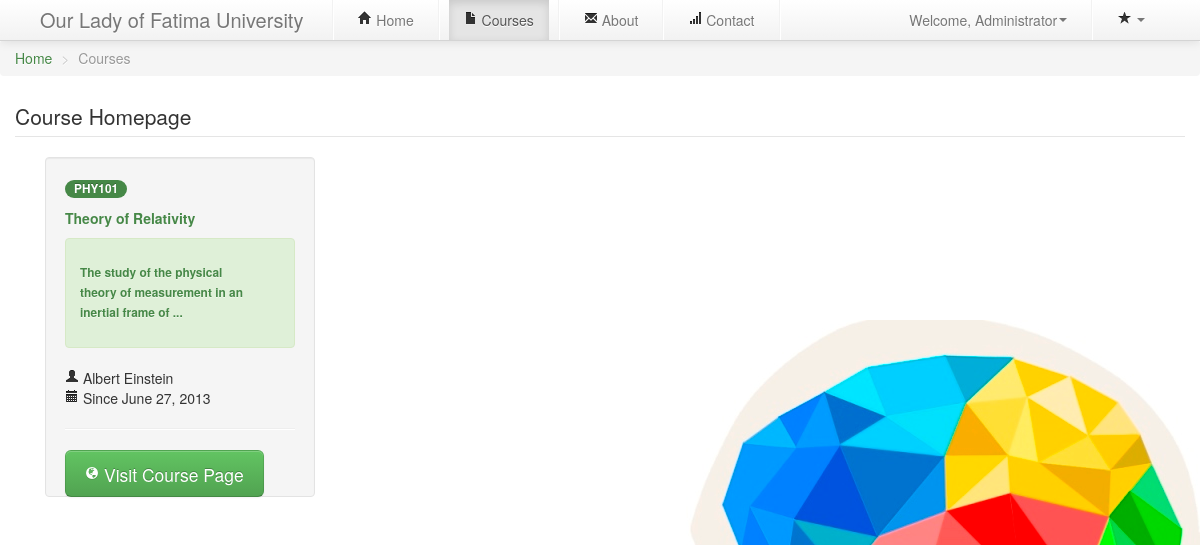
/courses.php (signed in), run on the app's committed database.
### tables this page shows
CREATE TABLE `uoc_courses` (
  `id` int(11) NOT NULL AUTO_INCREMENT,
  `ctitle` text NOT NULL,
  `ccode` varchar(8) NOT NULL,
  `cvis` int(11) NOT NULL,
  `cdate` timestamp NOT NULL DEFAULT CURRENT_TIMESTAMP,
  `passkey` varchar(8) NOT NULL,
  `ccreator` int(11) NOT NULL,
  `cdesc` text NOT NULL,
  PRIMARY KEY (`id`)
);

CREATE TABLE `uoc_members` (
  `id` int(11) NOT NULL AUTO_INCREMENT,
  `fname` text NOT NULL,
  `lname` text NOT NULL,
  `eml` varchar(36) NOT NULL,
  `uname` varchar(36) NOT NULL,
  `pass` varchar(36) NOT NULL,
  `jdate` timestamp NOT NULL DEFAULT CURRENT_TIMESTAMP ON UPDATE CURRENT_TIMESTAMP,
  `utype` int(1) NOT NULL,
  `regid` varchar(13) NOT NULL,
  PRIMARY KEY (`id`)
);

### conf/config.php (called while the page is built, shortened)
<?php
$dbase = "uoc";
?>

### conf/database.php (called while the page is built, shortened)
<?php
	function connect($sql){
	include 'config.php';
	$db = mysql_connect($host,$user,$password) or die(mysql_error());
	$result = mysql_query($sql,$db);
	return $result;
	}
?>

### mod/course.php (called while the page is built, shortened)
<?php
if(file_exists('conf/database.php')){
	include_once 'conf/database.php';
}else{
include_once "../conf/database.php";
}
class course{
	function find_coursebyvisibility($vis){
		if($vis==0)		$qry = "SELECT * from `uoc_courses` where `cvis` = '0'";
		else if($vis==1)		$qry = "SELECT * from `uoc_courses` where `cvis` = '1' OR `cvis` = '0'";
		$rslt = connect($qry);
		return $rslt;
		}
	}
?>

### mod/user.php (called while the page is built, shortened)
<?php
if(file_exists('conf/database.php')){
	include_once 'conf/database.php';
}else{
include_once "../conf/database.php";
}
class user{
	function check_byId($id){
		$qry = "SELECT * from `uoc_members` where `id` = '$id'";
		$rslt = connect($qry);
		return $rslt;
		}
	}
?>

### cont/getCourseDash.php (the view, shortened to what this page needs)
<?php
	require_once "mod/course.php";
	require_once "mod/user.php";
		echo '
		<ul class="breadcrumb">
  <li><a href="index.php">Home</a> <span class="divider">></span></li>
  <li class="active">Courses</li>
</ul>
<div class="container" >
	<legend>Course Homepage</legend>';
		$course = new course();
		$represult = $course->find_coursebyvisibility(0);
		$getenrollNewCourseModal = 0;
		$getCoursemodal = 0;
	if(mysql_num_rows($represult)>0){
		WHILE($data = mysql_fetch_array($represult)):
			$member = new user();
			$represult2 = $member->check_byId($data['ccreator']);
			if(mysql_num_rows($represult2)>0){
				$data2 = mysql_fetch_array($represult2);
				}
				$date = date_create($data['cdate']);
				$odate = date_format( $date,"F d, Y");
				$cDesc = substr($data['cdesc'], 0, 72);
				if(strlen($data['cdesc'])>72) $cDesc = $cDesc."...";
	echo '
	<div class="span3">
	<div class="well" style="height:300px;">
		<span class="badge badge-success">'.$data['ccode'].'</span><br/><h5 class="text-success">  '.$data['ctitle'].'</h5>
		<div class="alert alert-success alert-block "><h6><strong>'.$cDesc.'</strong></h6></div>
		<h5></h5>
		<ul class="unstyled">
			<li><span title="Course Manager"><i class="icon-user"></i> '.ucfirst($data2['fname']).' '.ucfirst($data2['lname']).'</span></li>
			<li><span title="Course Creation Date"><i class="icon-calendar"></i> Since '.$odate.'</span></li>
		</ul>
		<hr>';
		if($type=="Guest"){
			echo '
		<p><a class="btn btn-large" href="#signupModal" role="button" data-toggle="modal"><i class="icon-ok"></i> Learn more</a></p>';
		}else{
				if($type=="Student"){
					$rep1 = $course->find_coursebystudent($_SESSION['uid']);
					if(mysql_num_rows($rep1)>0){
						$match=0;
						WHILE($drep=mysql_fetch_array($rep1)):
							if($drep['id']==$data['id'])	$match++;
						ENDWHILE;
						if($match>0){
							echo '<p><a class="btn btn-info btn-large" href="courses.php?c='.$data['id'].'&"><i style="margin-right:5px;" class="icon-play icon-white"></i>Continue</a></p>';
						}else{
							$getenrollNewCourseModal++;
							echo '<p><a class="btn btn-success btn-large" href="#enrollCourseModal" role="button" data-toggle="modal"><i style="margin-right:5px;" class="icon-thumbs-up icon-white"></i>Enroll Now	</a></p>';
						}
					}else{
						$getCoursemodal++;
						echo '<p><a class="btn btn-success btn-large" href="#enrollCourseModal" role="button" data-toggle="modal"><i style="margin-right:5px;" class="icon-ok icon-white"></i>Enroll Now	</a></p>';
					}
				}else{
					echo '<p><a class="btn btn-success btn-large" href="courses.php?c='.$data['id'].'&"><i  style="margin-right:5px;" class="icon-globe icon-white"></i>Visit Course Page</a></p>';
				}
			}
	echo'</div></div>';
	ENDWHILE;
		echo '</div>';
	}else{
	echo '<div class="alert alert-block">No Available Courses</div>';
	}
?>

### courses.php (style rules this page uses)
body { background:#ffffff url('img/bg.jpg') no-repeat fixed 100% 100%; }

### data on the page
uoc_courses: ccode "PHY101", ctitle "Theory of Relativity", cDesc "The study of the physical theory of measurement in an inertial frame of ...", uoc_members.fname "Albert", uoc_members.lname "Einstein", cdate "June 27, 2013"

### other printed values
$type "Administrator"
